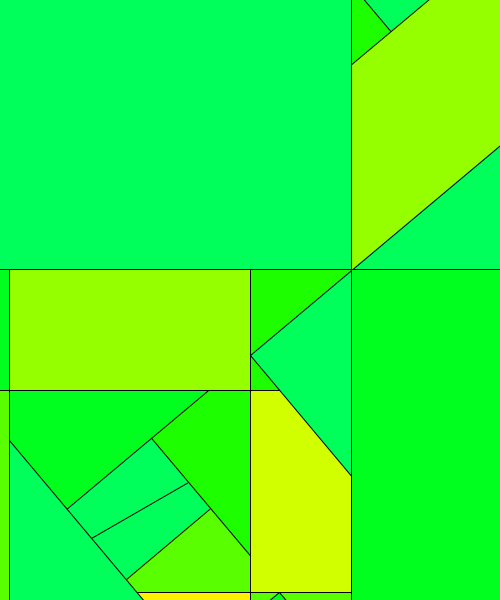
Frame 1 (no input)
Frame 60 (the mouse pressed at the canvas centre just before this capture): identical to frame 1, image omitted
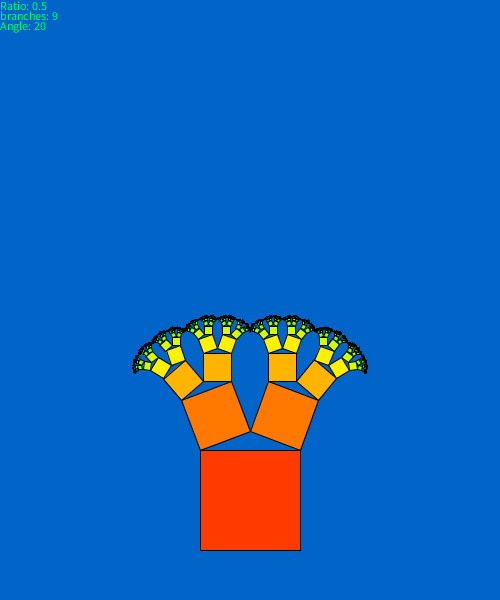
Frame 120 (the mouse held since frame 60 and released just before this capture)

The Processing sketch that drew these frames (run headless with seeded random() and noise(); from frame 60 on, the mouse is pressed at the canvas centre):

// Processing sketch: processing_170590
// ── processing_170590.pde

float PHI = .6;
int branch = 9;
int SqSize = 100;
int angle;
void setup(){
  size(500,600);
  stroke(0);
  fill(0,100,250);
    /*
  translate(width/2, 100);
  fractal(11,100,15);
    */
}
   
void draw(){
  PHI = .002*(width-mouseX);//the effect of changing mouseX
  angle = height-mouseY/10-550;
  background(0,100,200);//dark blue background
  text("Ratio: "+PHI,0,10);
  text("branches: "+branch,0,20);
  text("Angle: "+angle,0,30);
  translate(width,height);//  just
  rotate(PI);             //flipping it
  translate(width/2-SqSize/2, 50);
  fractal(branch,SqSize,angle);//changing mouseY changes the angle
}
   
void fractal(int BRANCH, float LENGTH, int ANGLE){
  BRANCH --;
  colorMode(HSB);
  fill(10*(branch-BRANCH),256,256);  //colored from red to green
  colorMode(RGB);
  float PH= LENGTH * PHI;
  float A = PH * tan(radians(ANGLE));//the height from the head intersection to the base
  float B = LENGTH * (1-PHI); //the small part of the small triangle
  float C = sqrt(sq(A)+sq(B));//the small square length
  float D = PH *(1/cos(radians(ANGLE)));//the bigger square length
  rect(0,0,LENGTH,LENGTH); //the one big first square
  if(BRANCH >=0){
    pushMatrix(); //the first branched square
    translate(0,LENGTH); //located one LENGTH straight up
    rotate(radians(ANGLE));
    fractal(BRANCH, D, ANGLE);
    popMatrix();
    
    pushMatrix(); //the second branched square
    translate(PH,LENGTH+A); //located (PH forward)and(the square LENGTH + A upward)
   // [ellistrated at the end of the code]
    rotate(radians(-degrees(atan(A/B))));//rotated with the slope created from A and B
    fractal(BRANCH, C,ANGLE);
    popMatrix();

  }

}
/*PH    B
----- ----
 \   |   /
  \  |A /
  D\ | / C
    \|/

       just a small illistration for A, B, C, D
*/
